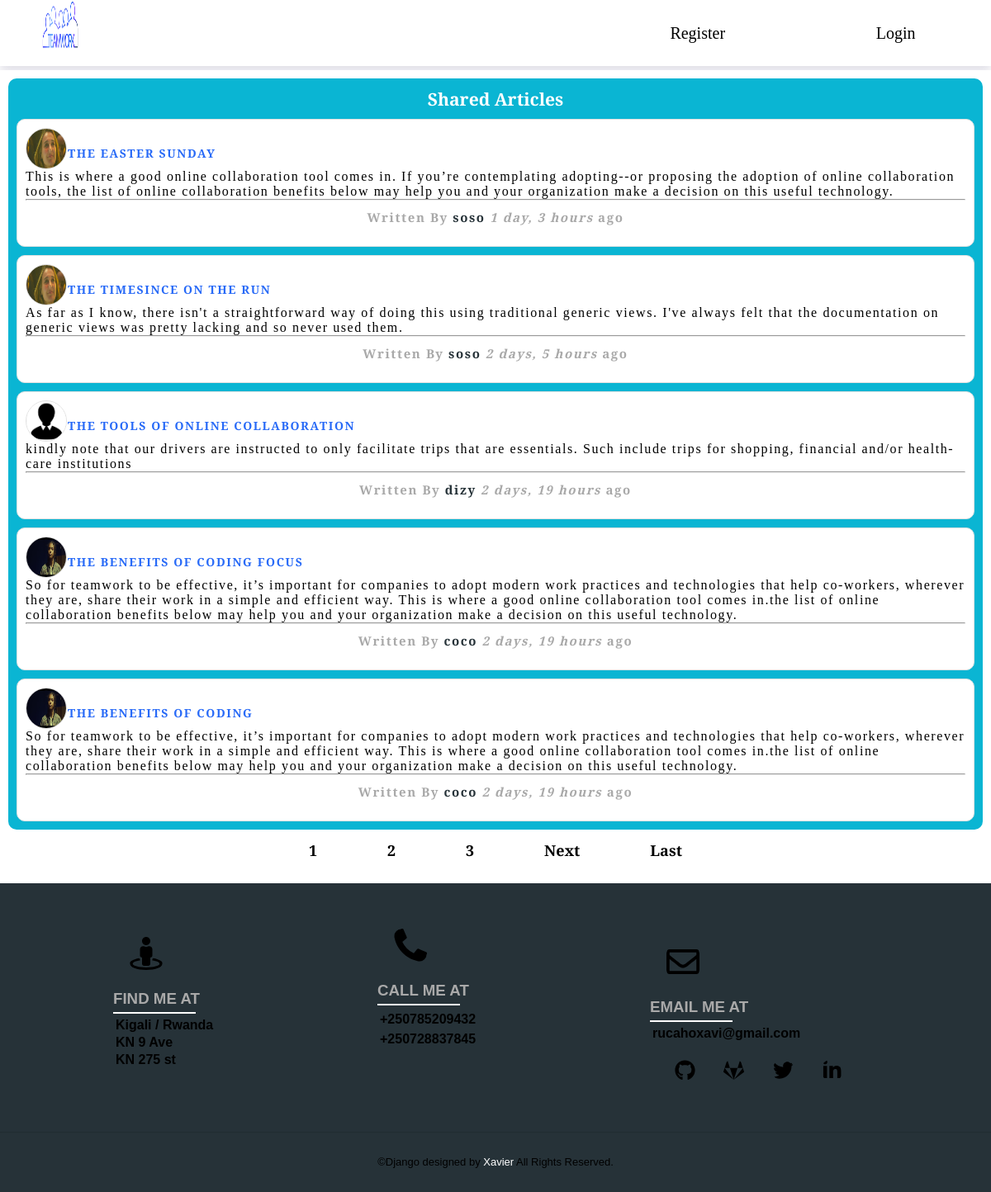
The app's page /, older data.
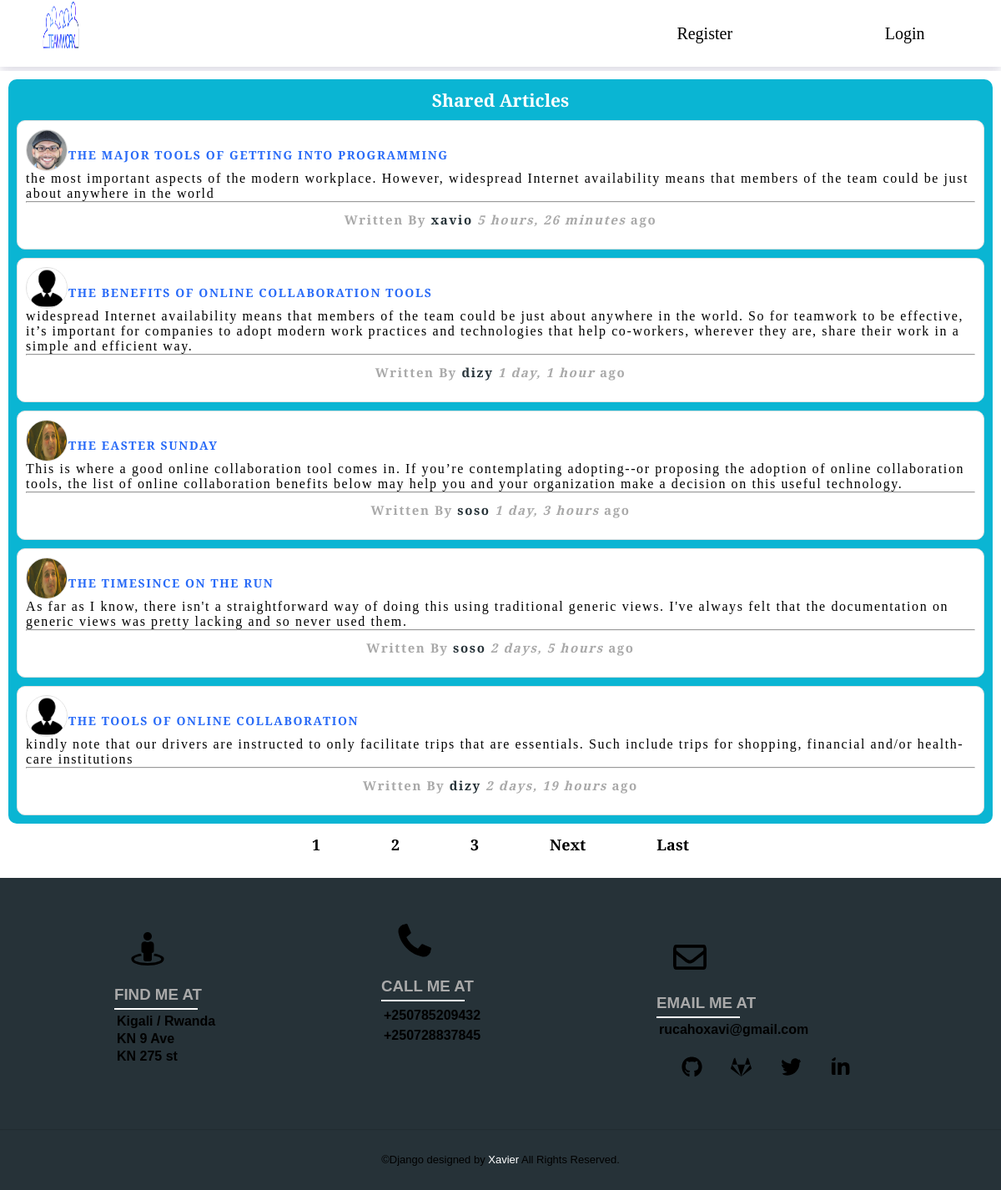
The same page, newer data.
### workdjango/models.py (models this page shows, shortened)
class Post(models.Model):
    title = models.CharField(max_length=45)
    content = models.TextField()
    date_posted = models.DateTimeField(default=timezone.now)
    author = models.ForeignKey(User, on_delete=models.CASCADE)

### users/models.py (models this page shows, shortened)
class Profile(models.Model):
    user = models.OneToOneField(User, on_delete=models.CASCADE)
    image = models.ImageField(default='default.jpg', upload_to='profile_images')

### workdjango/views.py (the view)
# urls.py: path('', PostListView.as_view(), name='blog-home'),
class PostListView(ListView):
    model = Post
    template_name = 'workdjango/home.html'
    context_object_name = 'posts'
    ordering = ['-date_posted']
    paginate_by = 5

### workdjango/templates/workdjango/home.html (shortened to what this page needs)
 {% extends "workdjango/base.html" %}
{% block content %}
<div class="shared-article-page">
  <div class="shared-form">
   <h3>Shared Articles</h3>
 {% for post in posts %}
  <div class="info-card">
  <img class="profile"src="{{ post.author.profile.image.url }}"><br>
  <a href="{% url 'post-detail' post.id %}"><h4>{{ post.title }}</h4></a><br>
  <p>{{ post.content }}</p><br><hr>
  <div class="more">
  <h5 class="author">Written By <a href="{% url 'user-posts' post.author.username %}">{{ post.author }}</a>
    <i class="date">{{ post.date_posted|timesince }}</i> ago</h5>
</div>
</div>
{% endfor %}
</div>
<div class="pagination">
  {% if is_paginated %}
  {% for num in page_obj.paginator.page_range %}
    {% if page_obj.number == num %}
      <a href="?page={{ num }}">{{ num }}</a>
    {% elif num > page_obj.number|add:'-3' and num < page_obj.number|add:'3' %}
      <a href="?page={{ num }}">{{ num }}</a>
    {% endif %}
  {% endfor %}
  {% if page_obj.has_next %}
    <a href="?page={{ page_obj.next_page_number }}">Next</a>
    <a href="?page={{ page_obj.paginator.num_pages }}">Last</a>
  {% endif %}
{% endif %}
   </div>
</div>
{% endblock content %}

Row changes from the older to the newer data that the page shows:
no longer on this page (row unchanged): Post: author.profile.image (picture), title "THE BENEFITS OF CODING FOCUS", content "So for teamwork to be effective, it’s important for companies to adopt modern work practices and technologies that help co-workers, wherever they are, share their work in a simple and efficient way. This is where a good online collaboration tool comes in.the list of online collaboration benefits below may help you and your organization make a decision on this useful technology.", author "coco", date_posted "2 days, 19 hours"
no longer on this page (row unchanged): Post: author.profile.image (picture), title "THE BENEFITS OF CODING", content "So for teamwork to be effective, it’s important for companies to adopt modern work practices and technologies that help co-workers, wherever they are, share their work in a simple and efficient way. This is where a good online collaboration tool comes in.the list of online collaboration benefits below may help you and your organization make a decision on this useful technology.", author "coco", date_posted "2 days, 19 hours"
added Post: author.profile.image (picture), title "THE MAJOR TOOLS OF GETTING INTO PROGRAMMING", content "the most important aspects of the modern workplace. However, widespread Internet availability means that members of the team could be just about anywhere in the world", author "xavio", date_posted "5 hours, 26 minutes"
added Post: author.profile.image (placeholder picture), title "THE BENEFITS OF ONLINE COLLABORATION TOOLS", content "widespread Internet availability means that members of the team could be just about anywhere in the world. So for teamwork to be effective, it’s important for companies to adopt modern work practices and technologies that help co-workers, wherever they are, share their work in a simple and efficient way.", author "dizy", date_posted "1 day, 1 hour"
